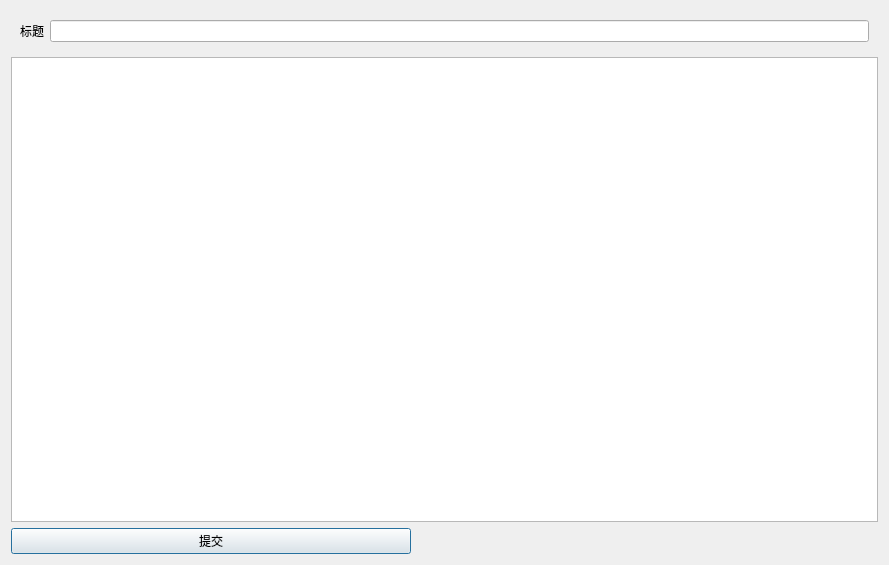
<?xml version="1.0" encoding="UTF-8"?>
<ui version="4.0">
 <class>WriteDiary</class>
 <widget class="QDialog" name="WriteDiary">
  <property name="geometry">
   <rect>
    <x>0</x>
    <y>0</y>
    <width>889</width>
    <height>565</height>
   </rect>
  </property>
  <property name="windowTitle">
   <string>Dialog</string>
  </property>
  <layout class="QVBoxLayout" name="verticalLayout">
   <item>
    <widget class="QWidget" name="titleWidget" native="true">
     <layout class="QHBoxLayout" name="horizontalLayout">
      <item>
       <widget class="QLabel" name="titleLabel">
        <property name="text">
         <string>标题</string>
        </property>
       </widget>
      </item>
      <item>
       <widget class="QLineEdit" name="titleLineEdit"/>
      </item>
     </layout>
    </widget>
   </item>
   <item>
    <widget class="QTextEdit" name="textEdit"/>
   </item>
   <item>
    <widget class="QPushButton" name="submitPushButton">
     <property name="sizePolicy">
      <sizepolicy hsizetype="Fixed" vsizetype="Fixed">
       <horstretch>0</horstretch>
       <verstretch>0</verstretch>
      </sizepolicy>
     </property>
     <property name="maximumSize">
      <size>
       <width>400</width>
       <height>16777215</height>
      </size>
     </property>
     <property name="text">
      <string>提交</string>
     </property>
    </widget>
   </item>
  </layout>
 </widget>
 <resources/>
 <connections/>
</ui>
